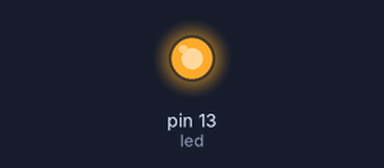
Simulated run of this sketch. Board: Arduino Uno, built with avr-gcc and run on an emulated ATmega328P. On the bench: output pins drawn as LEDs (lit = HIGH).

Above: at 2.5 s.
At 5.2 s:
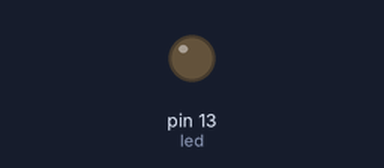
Timing chart, 0 to 7.2 s (numbered marks = the images above):
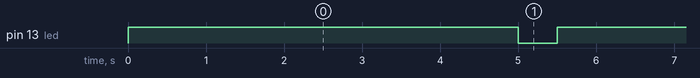

The sketch:

Project_Blink_External_LED_sep16b.ino
```cpp
int led = 13;

// the setup function runs once when you press reset or power the board

void setup() {
  // initialize digital pin LED_BUILTIN as an output.
  pinMode(led, OUTPUT);
}

// the loop function runs over and over again forever
void loop() {
  digitalWrite(led, HIGH);   // turn the LED on (HIGH is the voltage level)
  delay(5000);                       // wait for a second
  digitalWrite(led, LOW);    // turn the LED off by making the voltage LOW
  delay(500);                       // wait for a second
}
```

Measured:
- by itself, pin 13 (led): alternates HIGH for 5.0 s and LOW for 0.50 s
